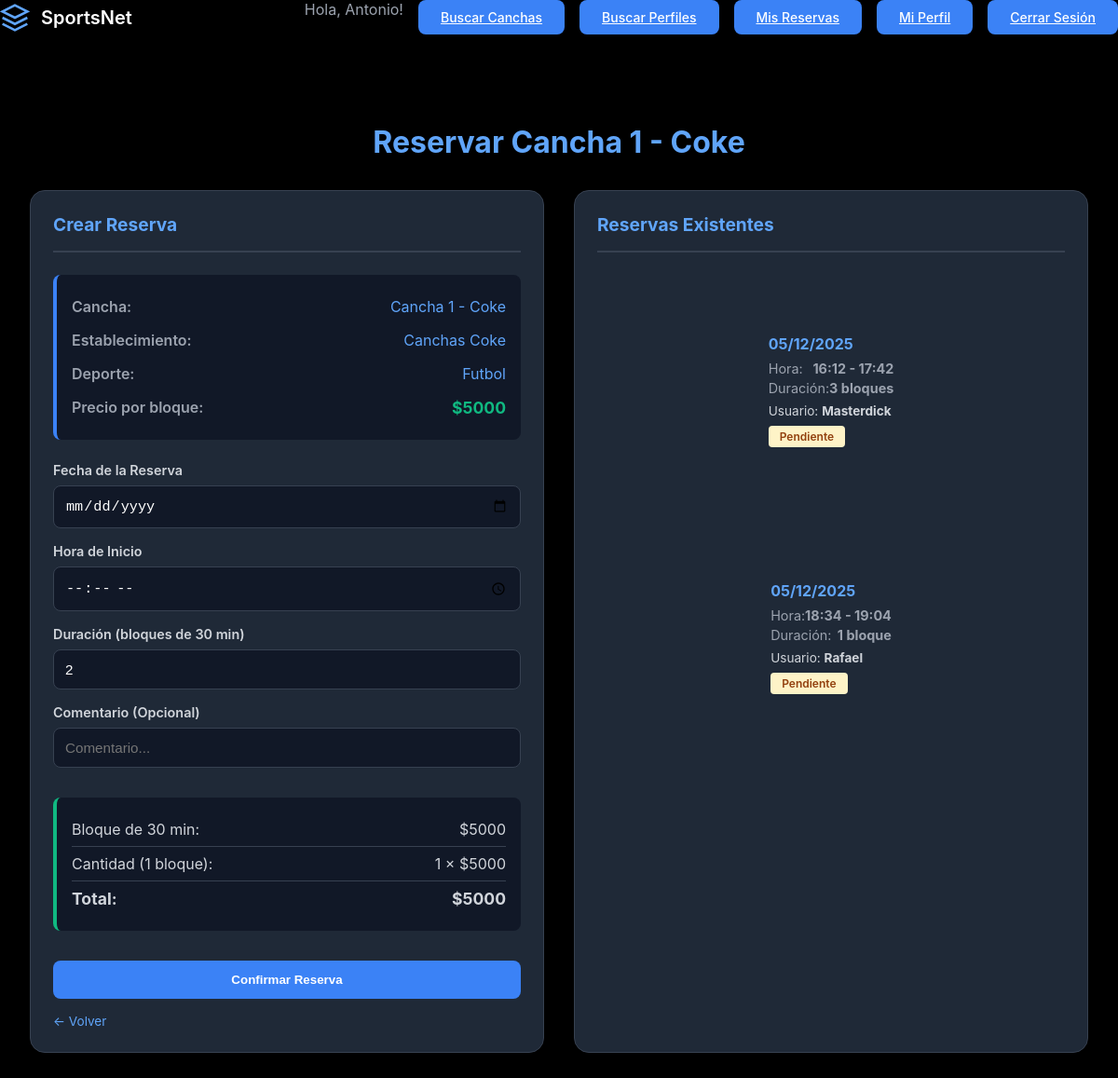
Page /cancha/1/crear (signed in) on the committed database.
### cuentas/models.py (models this page shows, shortened)
class Usuario (AbstractUser):
    telefono = models.CharField(max_length=20, blank=True, null=True)
    fecha_nacimiento = models.DateField(null=True, blank=True)

### establecimientos/models.py (models this page shows, shortened)
class Cancha (models.Model):
    TIPOS_SUPERFICIES = [
        ("PASTO_NATURAL", "Pasto Natural"),
        ("PASTO_SINTETICO","Pasto Sintético"),
        ("CEMENTO","Cemento"),
        ("ARCILLA","Arcilla"),
        ("MADERA","Madera"),
        ("CAUCHO","Caucho"),
        ("VINILO","Vinilo"),
        ]
    TIPOS_ILUMINACION = {
        ("LED","LED"),
        ("NATURAL", "Natural"),
        ("MIXTA","Mixta"),
        ("HALOGENA","Halogena"),
        ("FLUORECESENTE","Fluorecente"),
    }
    DEPORTES = [
        ("FUTBOL", "Futbol"),
        ("BASQUETBALL","Basquetball"),
        ("VOLEYBALL","Voleyball"),
        ("TENIS","Tenis"),
        ("RUGBY","Rugby"),
        ("HANDBALL","Handball"),
        ("BOWLING","Bowling"),
        ("SQUASH","Squash"),
        ("PADEL","Padel"),
        ("OTRO","Otro"),
        ("---","---"),
    ]
    establecimiento = models.ForeignKey(Establecimiento, on_delete=models.CASCADE, related_name="canchas")
    deporte = models.CharField(max_length=20, choices=DEPORTES, default="---")
    nombre = models.CharField(max_length=25)
    superficie = models.CharField(max_length=25, choices=TIPOS_SUPERFICIES)
    iluminacion = models.CharField(max_length=20, choices=TIPOS_ILUMINACION)
    interior = models.BooleanField(default=False)
    valor_por_bloque = models.DecimalField(max_digits=10, decimal_places=0)

class Establecimiento (models.Model):
    dueno = models.ForeignKey(Dueno, on_delete=models.CASCADE, related_name="establecimientos")
    nombre = models.CharField(max_length=50, unique=True)
    direccion = models.CharField(max_length=100)
    telefono_contacto = models.CharField(max_length=20)
    correo_contacto = models.EmailField()
    estacionamiento_disponible = models.BooleanField(default=False)
    camarines_disponible = models.BooleanField(default=False)

### reservas/models.py (models this page shows, shortened)
class Reserva (models.Model):
    ESTADOS = [("PENDIENTE","Pendiente"),
               ("CONFIRMADA","Confirmada"),
               ("CANCELADA","Cancelada"),
               ("TERMINADA","Terminada"),
               ]
    cancha = models.ForeignKey(Cancha, on_delete=models.CASCADE, related_name="reservas")
    usuario = models.ForeignKey(Usuario, on_delete=models.CASCADE, related_name="reservas")
    fecha = models.DateField()
    hora_inicio = models.TimeField()
    duracion_bloques = models.PositiveIntegerField(default=2 )
    estado = models.CharField(max_length=20, choices=ESTADOS, default="PENDIENTE")
    precio_total = models.DecimalField(max_digits=10, decimal_places=0, null=True, blank = True)
    comentario = models.CharField(max_length=100, blank=True, null =True)
    fecha_creacion = models.DateTimeField(auto_now_add=True)
    def hora_fin (self):
        inicio = datetime.combine(self.fecha, self.hora_inicio)
        fin = inicio + timedelta(minutes=self.duracion_bloques*30)
        return fin.time()

### reservas/views.py (the view)
# urls.py: path("cancha/<int:cancha_id>/crear", views.crear_reserva , name="crear"),
@login_required(login_url='cuentas:login_cuenta')
@require_http_methods(["GET", "POST"])
def crear_reserva(request, cancha_id):
    cancha = get_object_or_404(Cancha, id=cancha_id)
    reservas_cancha = Reserva.objects.filter(
        cancha=cancha,
        estado__in=['PENDIENTE', 'CONFIRMADA']
    ).select_related('usuario').order_by('fecha', 'hora_inicio')
    if request.method == 'POST':
        form = CrearReservaForm(request.POST)
        if form.is_valid():
            reserva = form.save(commit=False)
            reserva.cancha = cancha
            reserva.usuario = request.user
            if conflicto_hora(reserva):
                messages.error(request, 'Ya existe una reserva en ese horario.')
            else:
                reserva.save()
                messages.success(request, 'Reserva creada exitosamente!')
                return redirect('cuentas:home')
    else:
        form = CrearReservaForm()
    for reserva in reservas_cancha:
        reserva.hora_fin = reserva.hora_fin()
    return render(request, 'crear_reserva.html', {
        'form': form,
        'cancha': cancha,
        'reservas_cancha': reservas_cancha,
    })

### reservas/forms.py (shortened to what this page needs)
class CrearReservaForm(forms.ModelForm):
    class Meta:
        model = Reserva
        fields = ["fecha", "hora_inicio", "duracion_bloques", "comentario"]
        labels = {
            'fecha': 'Fecha de la Reserva',
            'hora_inicio': 'Hora de Inicio',
            'duracion_bloques': 'Duración (bloques de 30 min)',
            'comentario': 'Comentario (Opcional)',
        }
        widgets = {
            'fecha': forms.DateInput(attrs={'type': 'date'}),
            'hora_inicio': forms.TimeInput(attrs={'type': 'time'}),
            'duracion_bloques': forms.NumberInput(attrs={'min': '1', 'max': '12', 'value': '1'}),
            'comentario': forms.TextInput(attrs={'placeholder': 'Comentario...', 'maxlength': '100'}),
        }

### reservas/templates/crear_reserva.html (shortened to what this page needs)
{% extends 'base.html' %}
{% load static %}
{% block extra_css %}
  <link rel="stylesheet" href="{% static 'crear_reserva.css' %}">
{% endblock %}
{% block content %}
<div class="reserva-container">
  <h1 class="reserva-title">Reservar {{ cancha.nombre }}</h1>
  <div class="contenedor-dos-columnas">
    <div class="columna-formulario">
      <h2 class="seccion-titulo">Crear Reserva</h2>
      <div class="cancha-info">
        <div class="info-item">
          <span class="info-label">Cancha:</span>
          <span class="info-valor">{{ cancha.nombre }}</span>
        </div>
        <div class="info-item">
          <span class="info-label">Establecimiento:</span>
          <span class="info-valor">{{ cancha.establecimiento.nombre }}</span>
        </div>
        <div class="info-item">
          <span class="info-label">Deporte:</span>
          <span class="info-valor">{{ cancha.get_deporte_display }}</span>
        </div>
        <div class="info-item">
          <span class="info-label">Precio por bloque:</span>
          <span class="precio-destaque">${{ cancha.valor_por_bloque }}</span>
        </div>
      </div>
      <form method="POST" class="formulario">
        <div class="form-group">
          <label for="{{ form.fecha.id_for_label }}">{{ form.fecha.label }}</label>
          {{ form.fecha }}
        </div>
        <div class="form-group">
          <label for="{{ form.hora_inicio.id_for_label }}">{{ form.hora_inicio.label }}</label>
          {{ form.hora_inicio }}
        </div>
        <div class="form-group">
          <label for="{{ form.duracion_bloques.id_for_label }}">{{ form.duracion_bloques.label }}</label>
          {{ form.duracion_bloques }}
        </div>
        <div class="form-group">
          <label for="{{ form.comentario.id_for_label }}">{{ form.comentario.label }}</label>
          {{ form.comentario }}
        </div>
        <div class="resumen">
          <div class="resumen-item">
            <span>Bloque de 30 min:</span>
            <span>${{ cancha.valor_por_bloque }}</span>
          </div>
          <div class="resumen-item">
            <span id="cantidad-label">Cantidad (1 bloque):</span>
            <span id="cantidad-valor">1 × ${{ cancha.valor_por_bloque }}</span>
          </div>
          <div class="resumen-item">
            <span>Total:</span>
            <span id="total-precio">${{ cancha.valor_por_bloque }}</span>
          </div>
        </div>
        <button type="submit" class="boton-reservar">Confirmar Reserva</button>
      </form>
      <div class="volver">
        <a href="{% url 'establecimientos:ver_establecimiento' cancha.establecimiento.id %}">← Volver</a>
      </div>
    </div>
    <div class="columna-reservas">
      <h2 class="seccion-titulo">Reservas Existentes</h2>
      {% if reservas_cancha %}
        <div class="reservas-lista">
          {% for reserva in reservas_cancha %}
            <div class="reserva-container">
              <div class="reserva-fecha">{{ reserva.fecha|date:"d/m/Y" }}</div>
              <div class="reserva-detalle">
                <span>Hora:</span>
                <strong>{{ reserva.hora_inicio|time:"H:i" }} - {{ reserva.hora_fin|time:"H:i" }}</strong>
              </div>
              <div class="reserva-detalle">
                <span>Duración:</span>
                <strong>{{ reserva.duracion_bloques }} bloque{{ reserva.duracion_bloques|pluralize }}</strong>
              </div>
              <div class="reserva-usuario">
                Usuario: <strong>{{ reserva.usuario.username }}</strong>
              </div>
              <span class="estado-badge estado-{{ reserva.get_estado_display|lower }}">
                {{ reserva.get_estado_display }}
              </span>
            </div>
          {% endfor %}
        </div>
      {% else %}
        <div class="sin-reservas">
          <p>No hay reservas para esta cancha</p>
        </div>
      {% endif %}
    </div>
  </div>
</div>
{% endblock %}

### cuentas/templates/base.html (shortened to what this page needs)
{% load static %}
<!DOCTYPE html>
<html lang="es">
<head>
    {% load static %}
<link rel="stylesheet" href="{% static 'style.css' %}">
    {% block extra_css %}
    {% endblock %}
</head>
<body>
    <header class="header">
        <div class="logo">
            <a href="{% url 'cuentas:home' %}" style="display: flex; align-items: center; gap: 0.75rem; text-decoration: none;">
                <svg class="logo-icon" viewBox="0 0 24 24" fill="none" stroke="currentColor" stroke-width="2">
                    <path d="M12 2L2 7l10 5 10-5-10-5zM2 17l10 5 10-5M2 12l10 5 10-5"/>
                </svg>
                <span class="logo-text">SportsNet</span>
            </a>
        </div>
        <nav class="nav">
            {% if user.is_authenticated %}
                <span style="color: #9ca3af;">Hola, {{ user.get_username }}!  </span>
        {% endif %}
            <a href="{% url 'establecimientos:buscar' %}" class="nav-button">Buscar Canchas</a>
            {% if user.is_authenticated %}
                {% if user.perfil_dueno %}
                    <a href="{% url 'cuentas:SportsNet_dueno' %}" class="nav-button">Mis Establecimientos</a>
                    <a href="{% url 'cuentas:buscar_perfiles' %}" class="nav-button">Buscar Perfiles</a>
                {% elif user.perfil_cliente %}
                    <a href="{% url 'cuentas:buscar_perfiles' %}" class="nav-button">Buscar Perfiles</a>
                    <a href="{% url 'cuentas:SportsNet_cliente' %}" class="nav-button">Mis Reservas</a>
                {% endif %}
                <a href="{% url 'cuentas:perfil_usuario' %}" class="nav-button">Mi Perfil</a>
                <a href="{% url 'cuentas:cerrar_sesion' %}" class="nav-button">Cerrar Sesión</a>
            {% else %}
                <a href="{% url 'cuentas:login_cuenta' %}" class="nav-button">Iniciar Sesión</a>
                <a href="{% url 'cuentas:registro' %}" class="nav-button">Registrarse</a>
            {% endif %}
        </nav>
    </header>
    {% block content %}
    {% endblock %}
</body>
</html>

### cuentas/static/style.css (style rules this page uses)
* { margin: 0; padding: 0; box-sizing: border-box; }
body { font-family: -apple-system, BlinkMacSystemFont, 'Segoe UI', Roboto, 'Helvetica Neue', Arial, sans-serif; background-color: #000000; color: #ffffff; min-height: 100vh; }
.header { display: flex; justify-content: space-between; align-items: center; margin-bottom: 4rem; }
.logo { display: flex; align-items: center; gap: 0.75rem; }
.logo-icon { width: 2rem; height: 2rem; color: #60a5fa; }
.logo-text { font-size: 1.25rem; font-weight: 600; color: #ffffff; }
.nav { display: flex; gap: 1rem; }
.nav-button { padding: 0.625rem 1.5rem; background-color: #3b82f6; color: #ffffff; border: none; border-radius: 0.5rem; font-size: 0.875rem; font-weight: 500; cursor: pointer; transition: background-color 0.3s ease; }
.volver { display: inline-block; margin-top: 1rem; font-size: 0.85rem; color: #9ca3af; text-decoration: none; transition: color 0.2s ease; }
.form-group { display: flex; flex-direction: column; }

### reservas/static/crear_reserva.css (style rules this page uses)
.reserva-container { max-width: 1200px; margin: 2rem auto; padding: 2rem; }
.reserva-title { color: #60a5fa; font-size: 2rem; font-weight: 700; margin-bottom: 2rem; text-align: center; }
.contenedor-dos-columnas { display: grid; grid-template-columns: 1fr 1fr; gap: 2rem; margin-bottom: 2rem; }
.columna-formulario { background: #1f2937; border: 1px solid #374151; border-radius: 1rem; padding: 1.5rem; }
.columna-reservas { background: #1f2937; border: 1px solid #374151; border-radius: 1rem; padding: 1.5rem; }
.seccion-titulo { color: #60a5fa; font-size: 1.2rem; font-weight: 700; margin-bottom: 1.5rem; padding-bottom: 1rem; border-bottom: 2px solid #374151; }
.cancha-info { background: #111827; padding: 1rem; border-radius: 0.5rem; border-left: 4px solid #3b82f6; margin-bottom: 1.5rem; }
.info-item { display: flex; justify-content: space-between; padding: 0.5rem 0; color: #d1d5db; }
.info-label { font-weight: 600; color: #9ca3af; }
.info-valor { color: #60a5fa; }
.precio-destaque { color: #10b981; font-weight: 700; font-size: 1.1rem; }
.formulario { display: flex; flex-direction: column; gap: 1rem; }
.form-group { display: flex; flex-direction: column; }
.form-group label { color: #d1d5db; font-weight: 600; margin-bottom: 0.5rem; font-size: 0.9rem; }
.form-group input, .form-group textarea, .form-group select { padding: 0.75rem; background: #111827; border: 1px solid #374151; border-radius: 0.5rem; color: #fff; font-size: 0.95rem; }
.resumen { background: #111827; padding: 1rem; border-radius: 0.5rem; margin-top: 1rem; border-left: 4px solid #10b981; }
.resumen-item { display: flex; justify-content: space-between; padding: 0.5rem 0; color: #d1d5db; border-bottom: 1px solid #374151; }
.resumen-item:last-child { border-bottom: none; font-weight: 700; font-size: 1.1rem; }
.boton-reservar { padding: 0.8rem; background: #3b82f6; color: white; border: none; border-radius: 0.5rem; font-weight: 600; cursor: pointer; transition: background 0.3s; margin-top: 1rem; }
.volver { text-align: center; margin-top: 1rem; }
.volver a { color: #60a5fa; text-decoration: none; }
.reservas-lista { max-height: 600px; overflow-y: auto; display: flex; flex-direction: column; gap: 1rem; }
.reserva-fecha { font-weight: 700; color: #60a5fa; margin-bottom: 0.5rem; }
.reserva-detalle { display: flex; justify-content: space-between; font-size: 0.9rem; color: #9ca3af; margin: 0.25rem 0; }
.reserva-usuario { color: #d1d5db; font-size: 0.85rem; margin-top: 0.5rem; }
.estado-badge { display: inline-block; padding: 0.25rem 0.75rem; border-radius: 0.25rem; font-size: 0.75rem; font-weight: 600; margin-top: 0.5rem; }
.estado-pendiente { background: #fef3c7; color: #92400e; }

### rows in the picture
Usuario: get_username "Antonio"
Cancha: nombre "Cancha 1 - Coke", establecimiento.nombre "Canchas Coke", deporte "Futbol", valor_por_bloque "5000"
Reserva: fecha "05/12/2025", hora_inicio "16:12", hora_fin "17:42", duracion_bloques "3", usuario.username "Masterdick", estado "Pendiente"
Reserva: fecha "05/12/2025", hora_inicio "18:34", hora_fin "19:04", duracion_bloques "1", usuario.username "Rafael", estado "Pendiente"
